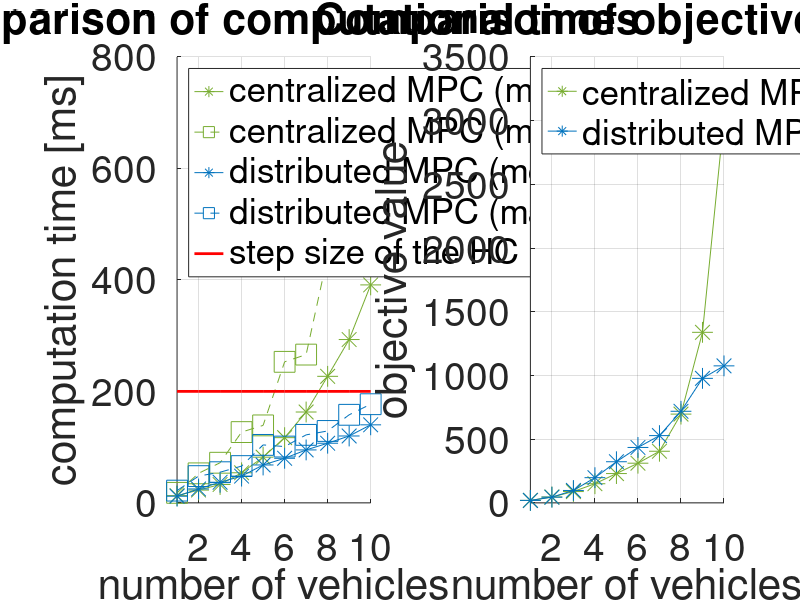

Reproduce this figure in MATLAB.
compTime.CMPC.mean = [13 23 33 54 82 117 163 227 293 391];
compTime.CMPC.min = [10 18 24 36 54 69 105 138 194 247];
compTime.CMPC.max = [18 53 72 127 139 253 266 443 452 718];

compTime.DMPC.mean = [12 25 37 48 68 80 95 107 120 140];
compTime.DMPC.min = [10 20 30 41 54 67 78 94 109 117];
compTime.DMPC.max = [22 48 55 66 104 101 122 129 158 177];

Ts = 200; % samlpe time [ms]

FontSize = 28;
MarkerSize = 15;
LineWidth = 2.0;
figure('Name','computationTime','position',[0 0 2000 1000])


subplot(1,2,1)
hold on
grid on
plot(compTime.CMPC.mean,'Color',[0.4660 0.6740 0.1880],'Marker','*','MarkerSize',MarkerSize,'LineStyle','-')
plot(compTime.CMPC.max,'Color',[0.4660 0.6740 0.1880],'Marker','s','MarkerSize',MarkerSize,'LineStyle','--')
plot(compTime.DMPC.mean,'Color',[0 0.4470 0.7410],'Marker','*','MarkerSize',MarkerSize,'LineStyle','-')
plot(compTime.DMPC.max,'Color',[0 0.4470 0.7410],'Marker','s','MarkerSize',MarkerSize,'LineStyle','--')
plot(Ts*ones(1,length(compTime.CMPC.mean)),'r','LineWidth',LineWidth)

title('Comparison of computational times')
xlabel('number of vehicles','FontSize',FontSize)
ylabel('computation time [ms]','FontSize',FontSize)
xlim([1 10])
legend({'centralized MPC (mean)','centralized MPC (max)','distributed MPC (mean)','distributed MPC (max)','step size of the HC'},'FontSize',FontSize,'location','northwest')
set(gca,'FontSize',FontSize)


objectiveVal.CMPC.v = [19.5 43.9 78.2 124.2 185.9 255.2 342.3 611.7 1174.2 2295.8];
objectiveVal.CMPC.d = [0.0 2.2 10.7 26.1 44.2 56.2 62.9 85.0 164.3 725.7];
objectiveVal.CMPC.total = objectiveVal.CMPC.v + objectiveVal.CMPC.d;

objectiveVal.DMPC.v = [19.5 42.6 84.2 159.1 255.2 347.4 429.2 588.3 798.9 885.8];
objectiveVal.DMPC.d = [0.0 2.3 13.2 38.7 67.7 87.6 98.7 130.6 178.3 189.5];
objectiveVal.DMPC.total = objectiveVal.DMPC.v + objectiveVal.DMPC.d;
subplot(1,2,2)
hold on
grid on
plot(objectiveVal.CMPC.total,'Color',[0.4660 0.6740 0.1880],'Marker','*','MarkerSize',MarkerSize,'LineStyle','-')
plot(objectiveVal.DMPC.total,'Color',[0 0.4470 0.7410],'Marker','*','MarkerSize',MarkerSize,'LineStyle','-')

title('Comparison of objective value')
xlabel('number of vehicles','FontSize',FontSize)
ylabel('objective value','FontSize',FontSize)
xlim([1 10])
legend({'centralized MPC','distributed MPC'},'FontSize',FontSize,'location','northwest')
set(gca,'FontSize',FontSize)
% save as png
saveas(gcf,'camparison.png');
